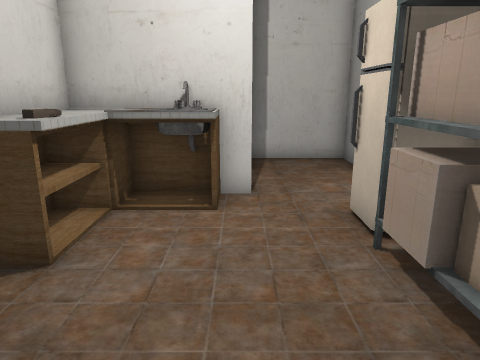
view 1 (above)

12 first-person views from a walk through a level from a Godot 3-D game. The camera is 1.2 m above the floor, tilts 14° down and sees 70° across. The floor is counted in squares, 0.5 m on a side. Each view is taken from the middle of a square. On the plan, view 1 faces up. The plan holds only what a view shows up to about 20 squares ahead; the rest is blank. The place goes on beyond the plan. Characters and animated objects are not drawn. Door leaves are left out where a doorway can be walked through. Some surface patterns are stand-ins.

view 2
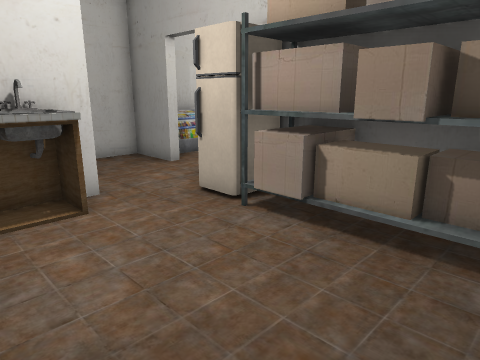

view 3
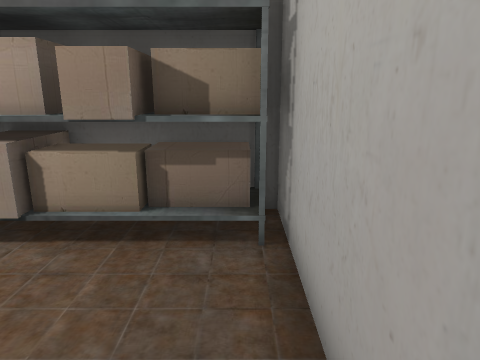

view 4
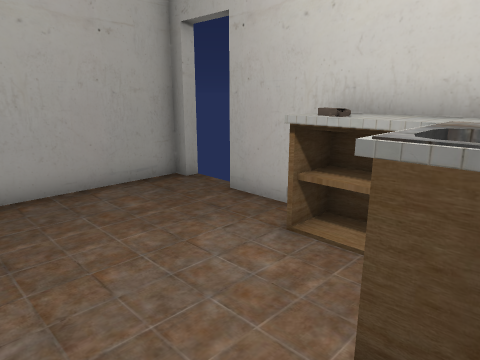

view 5
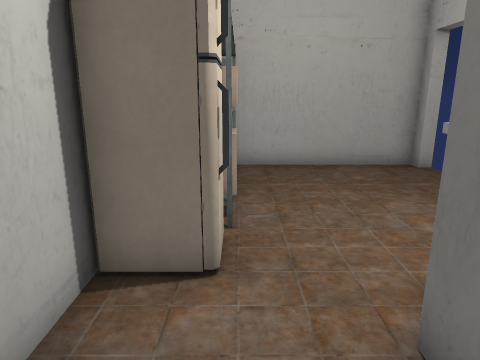

view 6
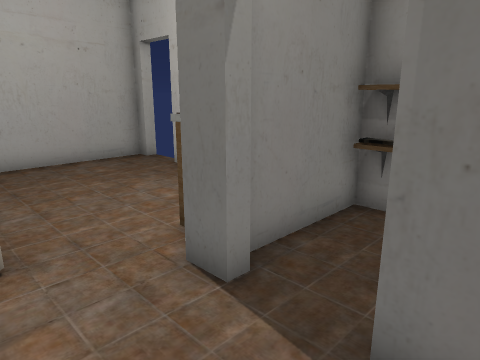

view 7
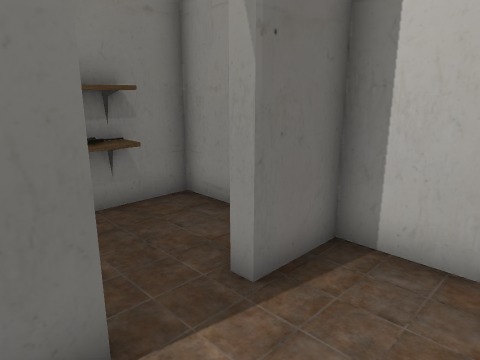

view 8
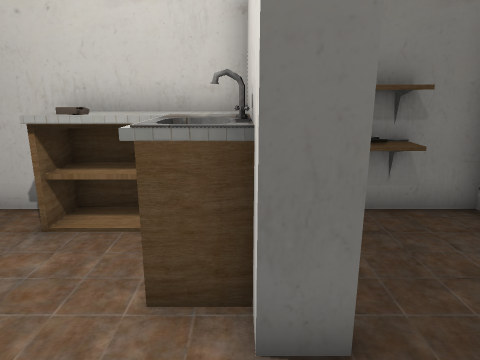

view 9
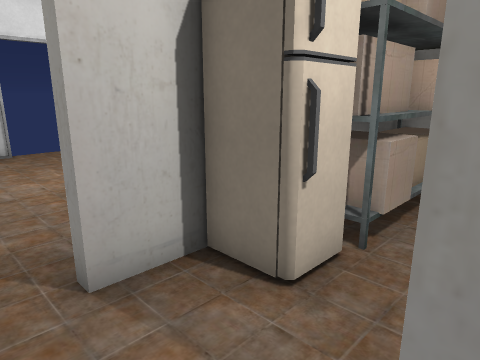

view 10
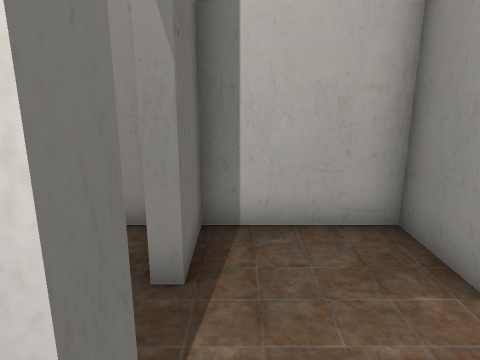

view 11
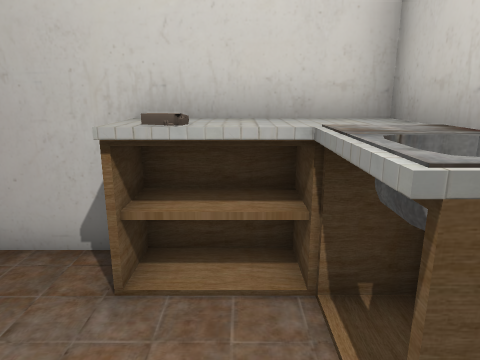

view 12
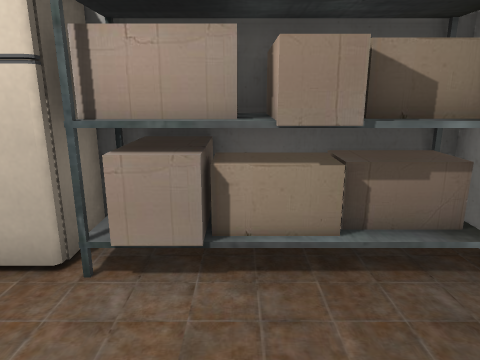

### Floor plan
Key: @ floor where view 1 was taken; # wall or solid block; . floor; D open door; ^ raised ledge; F fridge; A ammo; B box; S shelf.
Columns run from 4 left of view 1 to 4 right of it. Each row starts with its distance up from view 1.
 13 #########
 12 #...#...#
 11 #S..#...#
 10 SS.......
  9 #S###...#
  8 ^^^^#...#
  7 ^^^^#.FF#
  6 ^^....FF#
  5 ^A....BF#
  4 #.....BBB
  3 #.....BB#
  2 #.....BB#
  1 D.....BB#
  0 D...@.BB#
 -1 #########

Where each view was taken, in squares from view 1:
view 1: 0 up, 0 right, facing up
view 2: 0 up, 3 left, facing up-right
view 3: 0 up, 3 left, facing right
view 4: 8 up, 2 right, facing down-left
view 5: 11 up, 2 right, facing down
view 6: 12 up, 3 right, facing down-left
view 7: 8 up, 3 right, facing up-left
view 8: 8 up, 3 right, facing left
view 9: 10 up, 0 right, facing down-right
view 10: 7 up, 1 right, facing up
view 11: 6 up, 1 right, facing left
view 12: 3 up, 2 left, facing right
